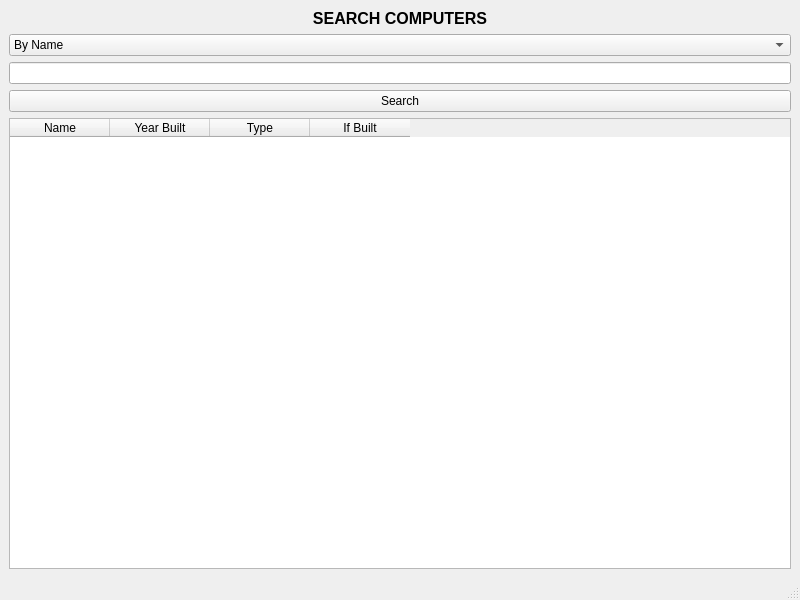
<?xml version="1.0" encoding="UTF-8"?>
<ui version="4.0">
 <class>SearchComputersWindow</class>
 <widget class="QMainWindow" name="SearchComputersWindow">
  <property name="geometry">
   <rect>
    <x>0</x>
    <y>0</y>
    <width>800</width>
    <height>600</height>
   </rect>
  </property>
  <property name="windowTitle">
   <string>MainWindow</string>
  </property>
  <widget class="QWidget" name="centralwidget">
   <layout class="QGridLayout" name="gridLayout_2">
    <item row="0" column="0">
     <layout class="QGridLayout" name="gridLayout">
      <item row="0" column="0">
       <widget class="QLabel" name="search_computers_label">
        <property name="text">
         <string>&lt;html&gt;&lt;head/&gt;&lt;body&gt;&lt;p align=&quot;center&quot;&gt;&lt;span style=&quot; font-size:12pt; font-weight:600;&quot;&gt;SEARCH COMPUTERS&lt;/span&gt;&lt;/p&gt;&lt;/body&gt;&lt;/html&gt;</string>
        </property>
       </widget>
      </item>
      <item row="1" column="0">
       <widget class="QComboBox" name="search_computer_by_comboBox">
        <item>
         <property name="text">
          <string>By Name</string>
         </property>
        </item>
        <item>
         <property name="text">
          <string>By Year</string>
         </property>
        </item>
        <item>
         <property name="text">
          <string>By Type</string>
         </property>
        </item>
        <item>
         <property name="text">
          <string>If Built</string>
         </property>
        </item>
       </widget>
      </item>
      <item row="2" column="0">
       <widget class="QLineEdit" name="input_search_text">
        <property name="text">
         <string/>
        </property>
       </widget>
      </item>
      <item row="3" column="0">
       <widget class="QPushButton" name="search_computers_Button">
        <property name="text">
         <string>Search</string>
        </property>
       </widget>
      </item>
      <item row="4" column="0">
       <widget class="QTableWidget" name="display_computers_table">
        <column>
         <property name="text">
          <string>Name</string>
         </property>
        </column>
        <column>
         <property name="text">
          <string>Year Built</string>
         </property>
        </column>
        <column>
         <property name="text">
          <string>Type</string>
         </property>
        </column>
        <column>
         <property name="text">
          <string>If Built</string>
         </property>
        </column>
       </widget>
      </item>
     </layout>
    </item>
   </layout>
  </widget>
  <widget class="QMenuBar" name="menubar">
   <property name="geometry">
    <rect>
     <x>0</x>
     <y>0</y>
     <width>800</width>
     <height>20</height>
    </rect>
   </property>
  </widget>
  <widget class="QStatusBar" name="statusbar"/>
 </widget>
 <resources/>
 <connections/>
</ui>
